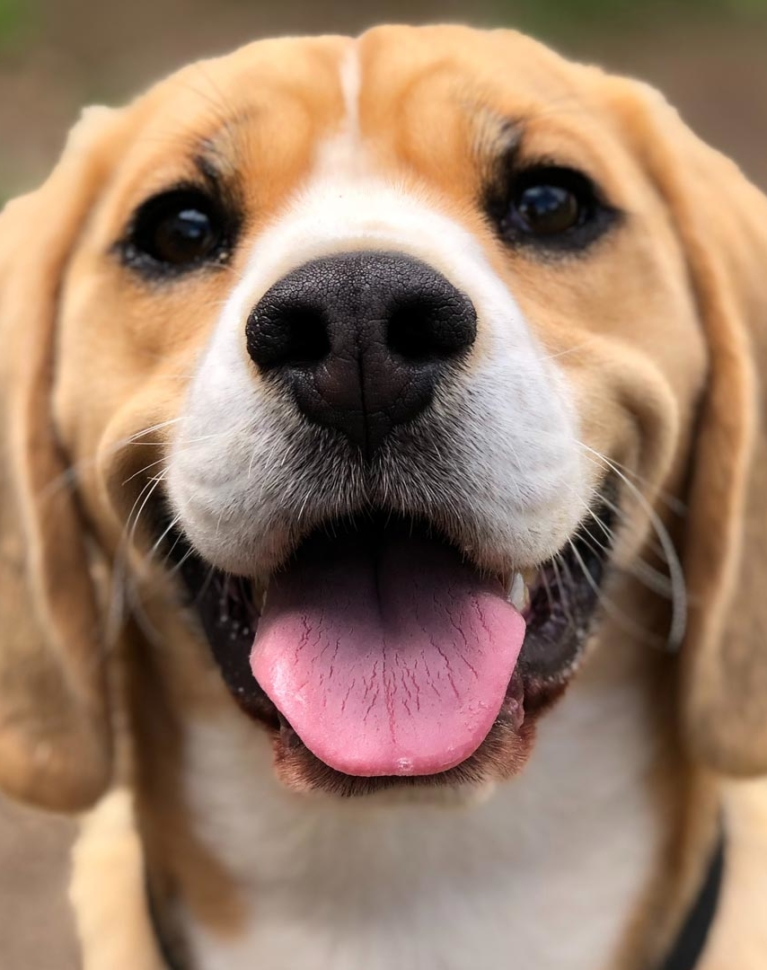
#> input picture Clase18/perro.jpg, 767 x 970 px
$ jupyter execute 1-MLP_CNN.ipynb   (shell and % lines are left out)
#> lines starting #> are read from the running program, lines starting #| are printed output that depends on the picture
# Redes Neuronales

## Red Neuronal Densamente Conectada (Fully Connected Neural Networks)

[cell 1]
#!pip install opencv-python

[cell 2]

import cv2

import matplotlib.pyplot as plt

import numpy as np

# Redes Neuronales Convolucionales

## Convoluciones como máscaras

[cell 3]
convolution_kernel = np.array([[-1, 0, 1],
                               [-2, 0, 2],
                               [-1, 0, 1]])

convolution_kernel = np.array([[1, 0, -1],
                               [2, 0, -2],
                               [1, 0, -1]])

# convolution_kernel = np.array([[-1, -2, -1],
#                                [0, 0, 0],
#                                [1, 2, 1]])

convolution_kernel = np.array([[1, 2, 1],
                               [0, 0, 0],
                               [-1, -2, -1]])

# convolution_kernel = np.array([[-1, -1, -1],
#                                [-1, 8, -1],
#                                [-1, -1, -1]])

# convolution_kernel = np.array([[3, 0, -3],
#                                [10, 0, -10],
#                                [3, 0, -3]])

# convolution_kernel = np.array([[0, 1, 0],
#                                [1, -4, 1],
#                                [0, 1, 0]])

image = cv2.imread('perro.jpg')
#> image is the input picture: shape (970, 767, 3); mean B, G, R 103.8, 124.8, 154
image = cv2.cvtColor(src=image, code=cv2.COLOR_BGR2GRAY)
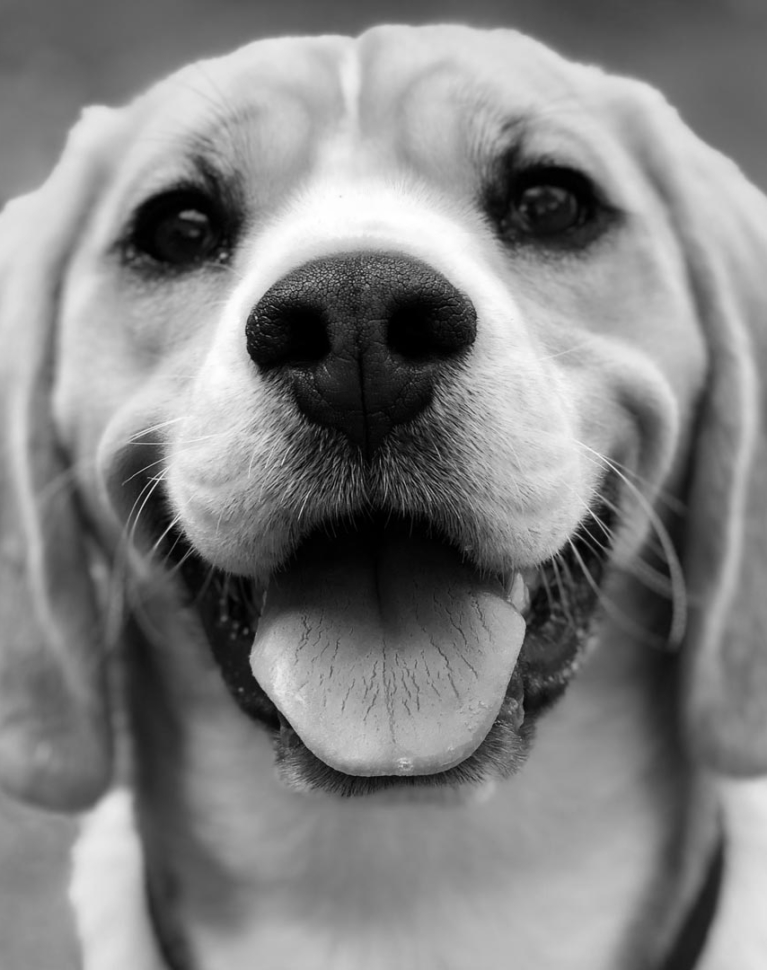
#> image: shape (970, 767); min 0, max 255, mean 131.2
result = cv2.filter2D(image, -1, convolution_kernel)
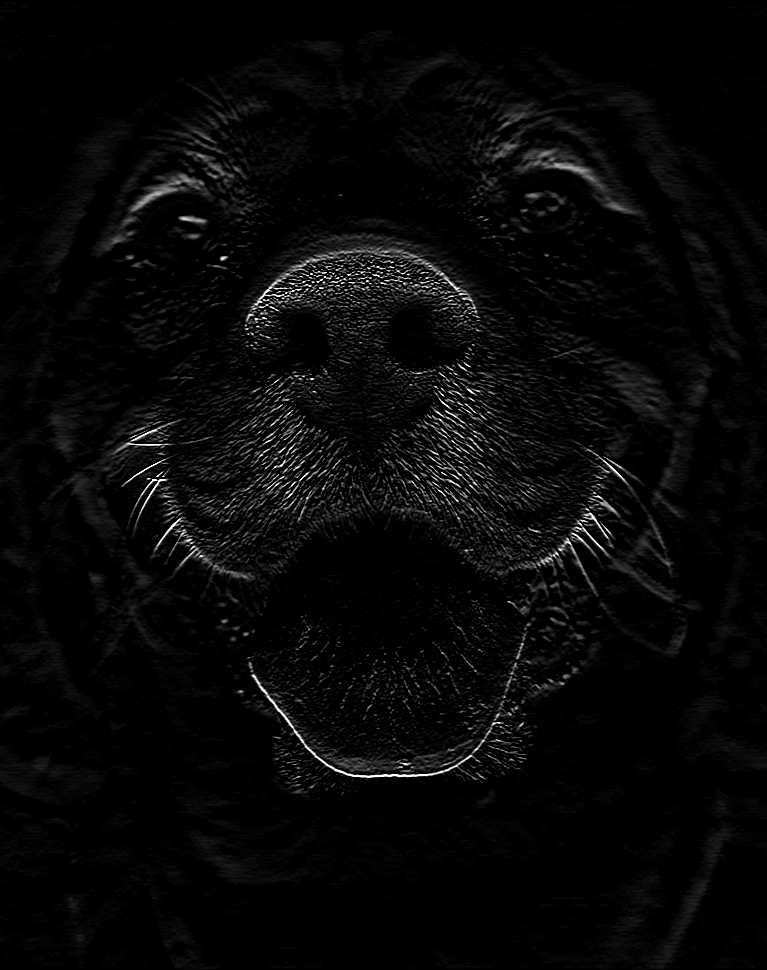
#> result: shape (970, 767); min 0, max 255, mean 7.7

plt.subplot(121)
plt.imshow(image, cmap='gray')
plt.axis('off')

plt.subplot(122)
plt.imshow(result,cmap='gray')
plt.axis('off')
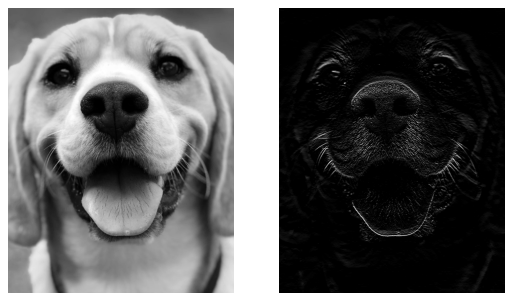
#> figure drawn by matplotlib, 2 panels
